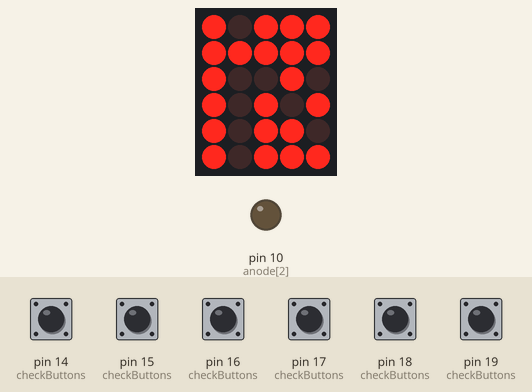
Bench run of a sketch on a simulated Arduino Uno, built with avr-gcc and run on an emulated ATmega328P. On the bench: 5×6 LED matrix, output pins drawn as LEDs (lit = HIGH). Wiring (inferred from the names in the program): LED matrix (orientation assumed): rows pin 2, pin 3, pin 4, pin 5, pin 6, pin 7; columns pin 8, pin 9, pin 11, pin 12, pin 13. The inputs (shaded band) are chosen by the test bench; at power-on: pin 14 (checkButtons), pin 15 (checkButtons), pin 16 (checkButtons), pin 17 (checkButtons), pin 18 (checkButtons), pin 19 (checkButtons) HIGH. Pins used as bus, display or sensor lines are not drawn.

Above: at 0.81 s.
1.3 s: pin 14 (checkButtons) pulled LOW for 0.15 s
2.0 s: pin 16 (checkButtons) pulled LOW for 0.15 s
2.7 s: pin 19 (checkButtons) pulled LOW for 0.15 s
At 3.33 s:
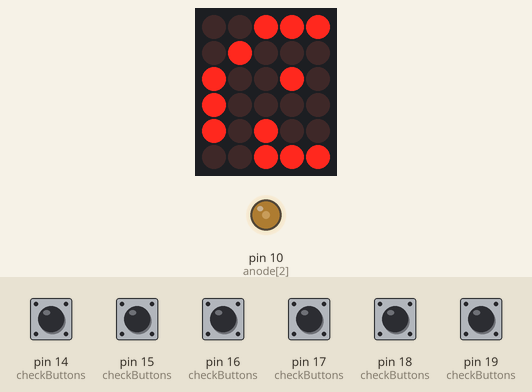
3.4 s: pin 18 (checkButtons) pulled LOW for 0.15 s
At 3.97 s:
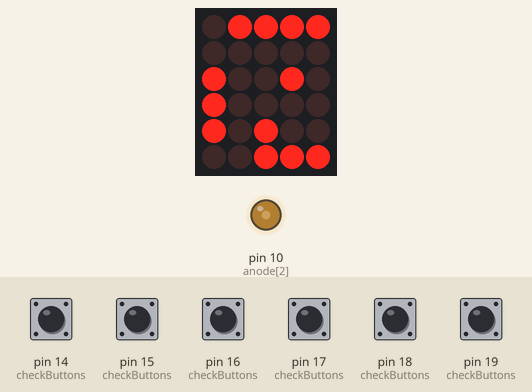
4.1 s: pin 14 (checkButtons) pulled LOW for 1 s
At 4.39 s:
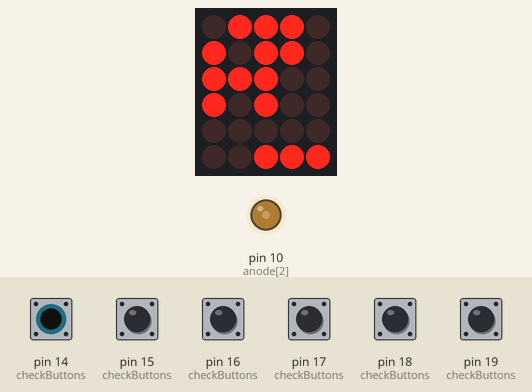
5.7 s: pin 17 (checkButtons) pulled LOW for 0.15 s
At 6.37 s:
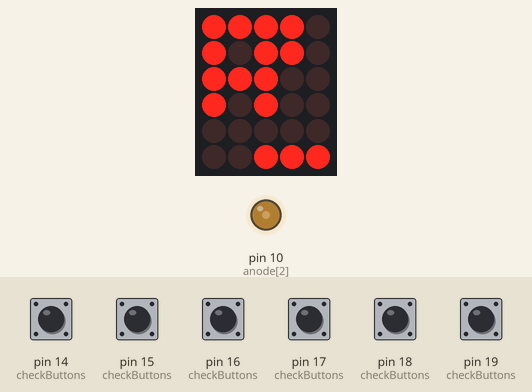
Timing chart, 0 to 7.4 s (numbered marks = the images above; inputs shaded):
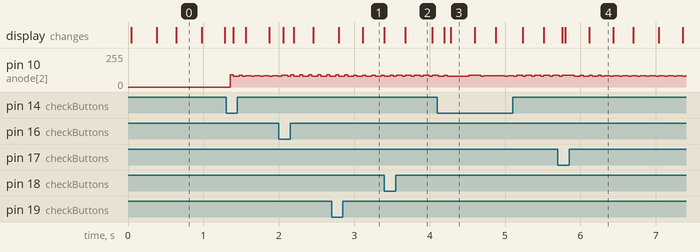

Measured:
- after the input at 2.7 s, the display: first differs from a run without the input after 0.42 s (image 1)
- after the input at 3.4 s, the display: changes after 0.28 s (image 2)
- after the input at 4.1 s, the display: first changes after 0.10 s (image 3 shows a later state)
- after the input at 5.7 s, the display: changes after 0.06 s (image 4)

The sketch:

6x6_Neon.ino
```cpp
/**
   Author: Colin Bernstein
   Title: Handheld 6x6 Multiplexed Neon Bulb Drawing Game
*/


//Define GPIO pins and instance variables
byte x, y;
const byte cathode[] = {2, 3, 4, 5, 6, 7}, anode[] = {8, 9, 10, 11, 12, 13};
const int blinkRate = 300, tickRate = 1000;
unsigned long lastBlink, lastTick;
boolean ticking, blinking, holding = false, grid[6][6];

//Initizalize hard-wired inputs and outputs
//Zero the grid
void setup() {
  for (byte i = 2; i <= 13; i++)
    pinMode(i, OUTPUT);
  for (byte i = 14; i <= 19; i++)
    pinMode(i, INPUT_PULLUP);
  for (byte a = 0; a < 6; a++)
    for (byte b = 0; b < 6; b++)
      grid[a][b] = a % b == 1;
}

//Constantly multiplex
//Cycle blinking for currently
void loop() {
  multPlex();
  if (!ticking && millis() - lastBlink >= blinkRate) {
    lastBlink = millis();
    blinking = !blinking;
  }
  checkButtons();
}

//Check for button presses
//Adjust the position of the cursor accordingly
//If a button is pressed, a button is now being held
void checkButtons() {
  if (!holding && !digitalRead(14)) { //toggle ticking
    holding = true;
    nextGeneration();
  }
  else if (!holding && !ticking && !digitalRead(15)) { //invert x,y
    holding = true;
    grid[y][x] = !grid[y][x];
  }
  else if (!holding && !digitalRead(16)) { //R
    holding = true;
    if (inBounds(x + 1, y))
      x++;
  }
  else if (!holding && !digitalRead(17)) { //U
    holding = true;
    if (inBounds(x , y - 1))
      y--;
  }
  else if (!holding && !digitalRead(18)) { //L
    holding = true;
    if (inBounds(x - 1, y))
      x--;
  }
  else if (!holding && !digitalRead(19)) { //D
    holding = true;
    if (inBounds(x, y + 1))
      y++;
  }
  if (digitalRead(14) && digitalRead(15) && digitalRead(16) && digitalRead(17) && digitalRead(18) && digitalRead(19))
    holding = false;
}

//Multiplex through the columns by flashing a column at a time and outputting the six row elements each time
void multPlex() {
  for (byte col = 0; col < 6; col++) {
    for (byte row = 0; row < 6; row++) {
      digitalWrite(anode[row], grid[row][col] ? HIGH : LOW);
      if (col == x && row == y) digitalWrite(anode[row], blinking ? HIGH : LOW);
    }
    digitalWrite(cathode[col], HIGH);
    delay(1);
    digitalWrite(cathode[col], LOW);
  }
}

boolean inBounds(byte i, byte j) {
  return i >= 0 && j >= 0 && i < 6 && j < 6;
}

//Find the next generation of the current configuration of the grid using a Conway's Game of Life automata
void nextGenerationConway() {
  boolean next[6][6];
  for (byte i = 0; i < 6; i++)
    for (byte j = 0; j < 6; j++) {
      byte n = neighbors(i, j);
      if (grid[i][j] && n < 2)
        next[i][j] = false;
      else if (grid[i][j] && n > 3)
        next[i][j] = false;
      else if (!grid[i][j] && n == 3)
        next[i][j] = true;
      else
        next[i][j] = grid[i][j];
    }
  for (byte i = 0; i < 6; i++)
    for (byte j = 0; j < 6; j++)
      grid[i][j] = next[i][j];
}

//Find a nearest-neighbors favored style next generation
void nextGeneration() {
  boolean next[6][6];
  for (byte i = 0; i < 6; i++)
    for (byte j = 0; j < 6; j++) {
      byte n = neighbors(i, j);
      if (grid[i][j] && n == 2)
        next[i][j] = false;
      else if (grid[i][j] && n > 5)
        next[i][j] = false;
      else if (!grid[i][j] && (n == 1 || n == 3))
        next[i][j] = true;
      else
        next[i][j] = grid[i][j];
    }
  for (byte i = 0; i < 6; i++)
    for (byte j = 0; j < 6; j++)
      grid[i][j] = next[i][j];
}

//Return the number of neighbors to a given point
byte neighbors(byte i, byte j) {
  byte ret = 0;
  byte dx[] = {0, 0, 1, -1, 1, 1, -1, -1};
  byte dy[] = {1, -1, 0, 0, 1, -1, 1, -1};
  for (byte a = 0; a < 8; a++)
    if (inBounds(i + dx[a], j + dy[a]))
      if (grid[i + dx[a]][j + dy[a]])
        ret++;
  return ret;
}

/*void blank() {
  for (byte col = 0; col < 6; col++)
    digitalWrite(cathode[col], LOW);
  }*/
```
